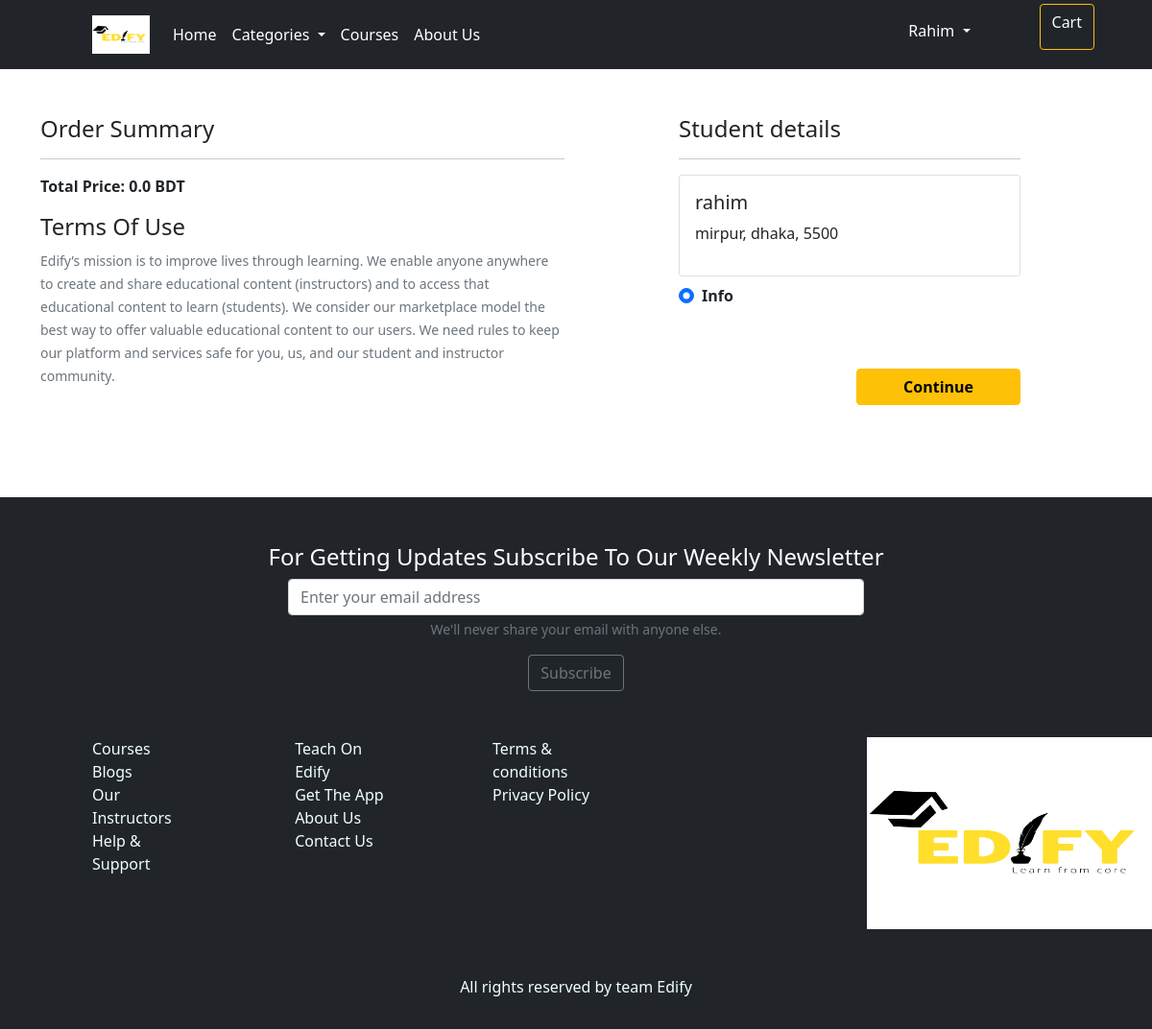
Screenshot of /checkout/ (signed in) with the database file from the repository.
### app/models.py (models this page shows, shortened)
class Student(models.Model):
    user= models.ForeignKey(User, on_delete=models.CASCADE)
    name = models.CharField(max_length=200)
    locality = models.CharField(max_length=200)
    city = models.CharField(max_length=50)
    zipcode = models.IntegerField()

### app/views.py (the view)
# urls.py: path('checkout/', views.checkout, name='checkout'),
@login_required
def checkout(request):
    user = request.user
    add = Student.objects.filter(user=user)
    cart_items = Cart.objects.filter(user=user)
    cart = Cart.objects.filter(user=user)
    amount = 0.0
    total_amount = 0.0
    cart_course = [c for c in cart if Cart.objects.all() if c.user==user]
    if cart_course :
        for c in cart_course :
            tempAmmount = (c.quantity* c.course.discounted_price)
            amount+=tempAmmount
        total_amount=amount
    return render(request, 'app/checkout.html',{ 'add': add, 'total_amount': total_amount,'cart_items': cart_items})

### app/templates/app/checkout.html (shortened to what this page needs)
{% extends 'app/base.html' %}
{% load static %}
{% block main-content %}
<div class="container">
 <div class="row mt-5">
  <div class="col-sm-6">
    <h4>Order Summary</h4>
    <hr>
    <p class="fw-bold text-dark"> Total Price: {{total_amount}} BDT</p>
    <h4>Terms Of Use</h4>
    <small class="text-muted">Edify’s mission is to improve lives through learning. We enable anyone anywhere to create and share educational content (instructors) and to access that educational content to learn (students). We consider our marketplace model the best way to offer valuable educational content to our users. We need rules to keep our platform and services safe for you, us, and our student and instructor community.</small>
  </div>
  <div class="col-sm-4 offset-sm-1">
    <h4>Student details</h4>
    <form action="/paymentdone" class="">
      <hr class="">
      {% for ad in add %}
      <div class="card">
        <div class="card-body">
        <h5>{{ad.name}}</h5>
        <p>{{ad.locality}}, {{ad.city}}, {{ad.zipcode}}</p>
        </div>
      </div>
        <div class="form-check mt-2 mb-5">
          <input class="form-check-input" type="radio" name="stdid" id="stdid" value="{{ad.id}}" checked>
          <label class="form-check-label fw-bold" for="stdid">
            Info </label>
        </div>
        {% endfor %}
        <div class="text-end mb-5">
          <button type="submit" class="btn btn-warning mt-3 px-5 fw-bold">Continue</button>
        </div>
      </form>
    </div>
  </div>
</div>
{% endblock main-content %}

### app/templates/app/base.html (shortened to what this page needs)
<!doctype html>
{% load static %}
<html lang="en">
  <head>
    <link href="https://cdn.jsdelivr.net/npm/bootstrap@5.1.1/dist/css/bootstrap.min.css" rel="stylesheet"
>
    <link rel="stylesheet" href="{% static 'app/css/all.min.css' %}">
    <link rel="stylesheet" href="{% static 'app/css/style.css' %}">
  </head>
  <body>
    <header>
      <nav class="navbar navbar-expand-lg navbar-dark bg-dark pt-1 pb-1">
          <div class="container-fluid ms-5 ps-5">
            <a class="navbar-brand" href="index.html"><img src="{% static 'app/images/Edify.png' %}" class="edify-logo" style= "width:60px;height:40px" alt=""></a>
            <div class="collapse navbar-collapse" id="navbarSupportedContent">
              <ul class="navbar-nav me-auto mb-2 mb-lg-0">
                <li class="nav-item">
                  <a class="nav-link active" aria-current="page" href="/">Home</a>
                </li>
                <li class="nav-item dropdown">
                  <a class="nav-link active dropdown-toggle" href="#" id="navbarDropdown" role="button" data-bs-toggle="dropdown" aria-expanded="false">
                    Categories
                  </a>
                </li>
                <li class="nav-item">
                  <a class="nav-link active" href="{% url 'courses' %}">Courses</a>
                </li>
                <li class="nav-item">
                  <a class="nav-link active">About Us</a>
                </li>
              </ul>
              <div>
                <ul class="me-5 d-flex">
                  {% if request.user.is_authenticated %}
                  <li class="nav-item dropdown mx-2">
                    <a class="nav-link dropdown-toggle text-white mt-2 me-5" href="#" id="profileDropdown" role="button" data-bs-toggle="dropdown" aria-expanded="false">
                      {{request.user.username | capfirst}}
                    </a>
                  </li>
                  <li class="btn-outline-warning btn "><a  href="{% url 'showcart' %}" style="text-decoration: none;color: azure;">Cart</a></li>
              {% endif %}
            </div>
          </div>
        </nav>
  </header>
    {% block main-content %} {% endblock main-content %}
      <footer class="mt-5 bg-dark">
      <section class="mt-5 pt-5">
        <div class="text-center ">
          <h4 style="color: #fff">For Getting Updates Subscribe To Our Weekly Newsletter</h4>
          <form>
            <div class="mb-3 ">
              <div class="d-flex justify-content-center">
                <input type="email" class="form-control w-50 " placeholder="Enter your email address" required>
              </div>
              <div id="emailHelp" class="form-text">We'll never share your email with anyone else.</div>
            </div>
            <button type="submit" class="btn btn-outline-secondary">Subscribe</button>
          </form>
        </div>
      </section>
     <div class="d-flex">
      <div class="ms-5 ps-5 pb-5 mt-5">
        <nav class="d-flex flex-column ">
          <div>
            <a href="#" style="text-decoration: none;
    color: azure;">Courses</a>
          </div>
          <div>
            <a href="#" style="text-decoration: none;
    color: azure;">Blogs</a>
          </div>
          <div>
            <a href="#" style="text-decoration: none;
    color: azure;">Our Instructors</a>
          </div>
          <div>
            <a href="#" style="text-decoration: none;
    color: azure;">Help & Support</a>
          </div>
       </nav>
      </div>
      <div class="ms-5 ps-5 pb-5 mt-5">
        <nav class="d-flex flex-column ">
          <div>
            <a href="#" style="text-decoration: none;
    color: azure;">Teach On Edify</a>
          </div>
          <div>
            <a href="#" style="text-decoration: none;
    color: azure;">Get The App</a>
          </div>
          <div>
            <a href="#" style="text-decoration: none;
    color: azure;">About Us</a>
          </div>
          <div>
            <a href="#" style="text-decoration: none;
    color: azure;">Contact Us</a>
          </div>
       </nav>
      </div>
      <div class="ms-5 ps-5 pb-5 mt-5">
        <nav class="d-flex flex-column ">
          <div>
            <a href="#" style="text-decoration: none;
    color: azure;">Terms & conditions</a>
          </div>
          <div>
            <a href="#" style="text-decoration: none;
    color: azure;">Privacy Policy</a>
          </div>
       </nav>
      </div>
      <div class="ms-5 ps-5 pb-5 mt-5">
        <nav class="d-flex flex-column ">
          <div>
            <a href="./index.html"><img src="{% static 'app/images/Edify.png' %}" class="img-fluid" style="width:300px;height:200px;margin-left: 150px;" alt=""></a>
          </div>
       </nav>
      </div>
     </div>
      <div class="pb-3 text-center">
        <p style="color:azure">
          All rights reserved by team Edify
        </p>
      </div>
      </footer>
  </body>
</html>

### app/static/app/css/style.css (style rules this page uses)
.edify-logo { width:60px; height: 40px; }

### rows the page displays
Student: name "rahim", locality "mirpur", city "dhaka", zipcode "5500"

### other values shown
{{ request.user.username | capfirst }} "Rahim"
{{ total_amount }} "0.0"
